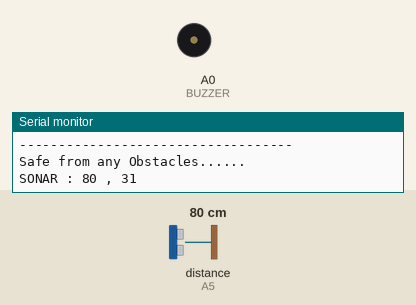
This sketch was run on a simulated Arduino Uno, built with avr-gcc and run on an emulated ATmega328P. Parts: buzzer (waves = sounding), the last lines printed to the serial monitor. Wiring (inferred from the names in the program): ultrasonic range finder: trigger A4; echo A5. The test bench sets the inputs (shaded band); at power-on: distance to the obstacle (sensor on A5) 80 cm. The echo pulse lasts 58.3 µs per cm.

Above: at 1.2 s.
1.3 s: distance to the obstacle (sensor on A5) set to 35 cm
4.3 s: distance to the obstacle (sensor on A5) set to 28 cm
At 5.0 s:
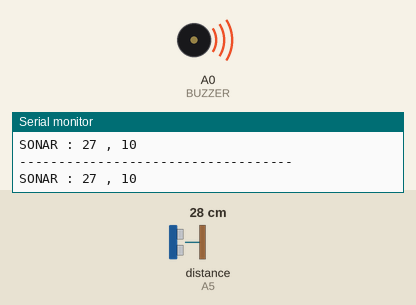
5.8 s: distance to the obstacle (sensor on A5) set to 60 cm
At 6.7 s:
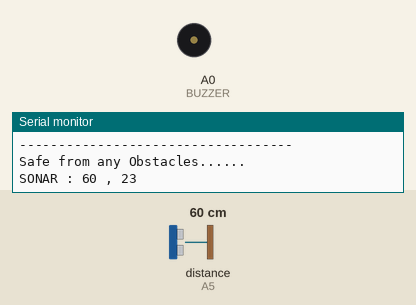
Timing chart, 0 to 8.8 s (numbered marks = the images above; inputs shaded):
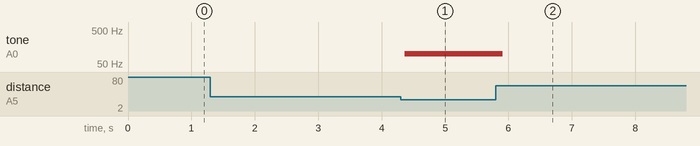

The sketch:

SonarWithBuzzer.ino
```cpp
#define LOOP_DELAY  5000

#define BUZZER A0
#define BUZZER_SOUND 100
#define MAX_DISTANCE 30

#define SONAR_TRIG  A4
#define SONAR_ECHO  A5

int obstacleDistance;

void setup() {
  Serial.begin(9600);
  pinMode(BUZZER, OUTPUT);
  Serial.println("Sonar checking for obstacles.............");
}

void loop() {
  obstacleDistance = getSonar();
  if (obstacleDistance > MAX_DISTANCE || obstacleDistance <= 0){
    Serial.println("Safe from any Obstacles......");
    noTone(BUZZER);
  } else {
    tone(BUZZER, BUZZER_SOUND);
  }
}


int getSonar()
{
  long duration, inches, cm;

  pinMode(SONAR_TRIG, OUTPUT);// attach pin 3 to Trig
  digitalWrite(SONAR_TRIG, LOW);
  delayMicroseconds(2);
  digitalWrite(SONAR_TRIG, HIGH);
  delayMicroseconds(5);
  digitalWrite(SONAR_TRIG, LOW);

  pinMode (SONAR_ECHO, INPUT);//attach pin 4 to Echo
  duration = pulseIn(SONAR_ECHO, HIGH);

  // convert the time into a distance
  inches = microsecondsToInches(duration);
  cm = microsecondsToCentimeters(duration);

  Serial.print("SONAR : ");
  Serial.print(cm);
  Serial.print(" , ");
  Serial.println(inches);
  Serial.println("-----------------------------------");

  return cm;
}

long microsecondsToInches(long microseconds){
    return microseconds / 74 / 2;
}

long microsecondsToCentimeters(long microseconds){
    return microseconds / 29 / 2;
}
```

Measured:
- the behaviour switches between 32 and 31 cm on distance to the obstacle (sensor on A5) (found by bisection; images 0 and 1)
- after the input at 4.3 s, tone on A0 (BUZZER): silent → 100 Hz after 0.07 s
- after the input at 5.8 s, tone on A0 (BUZZER): 100 Hz → silent after 0.11 s
